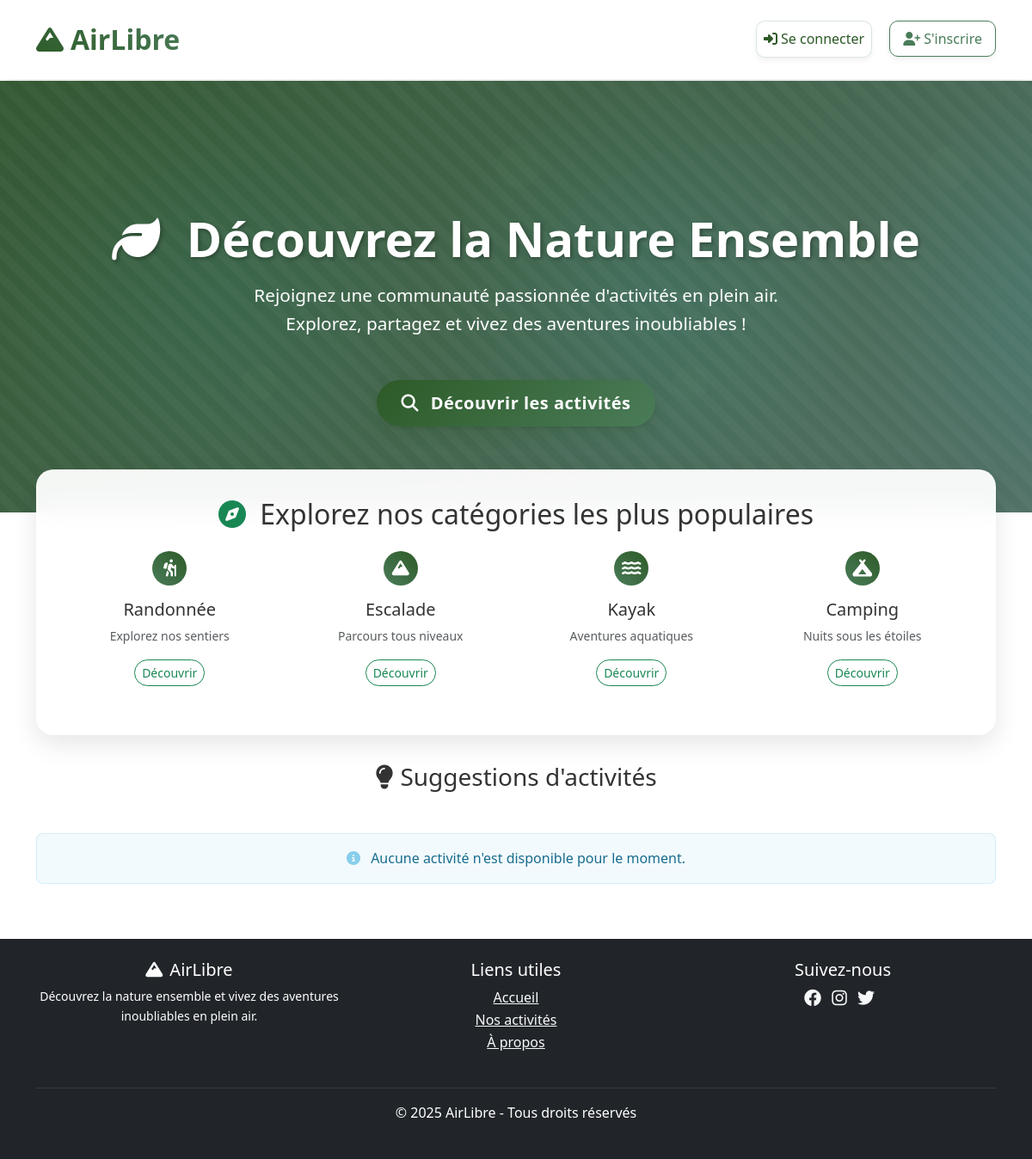
The app's page /, older data.
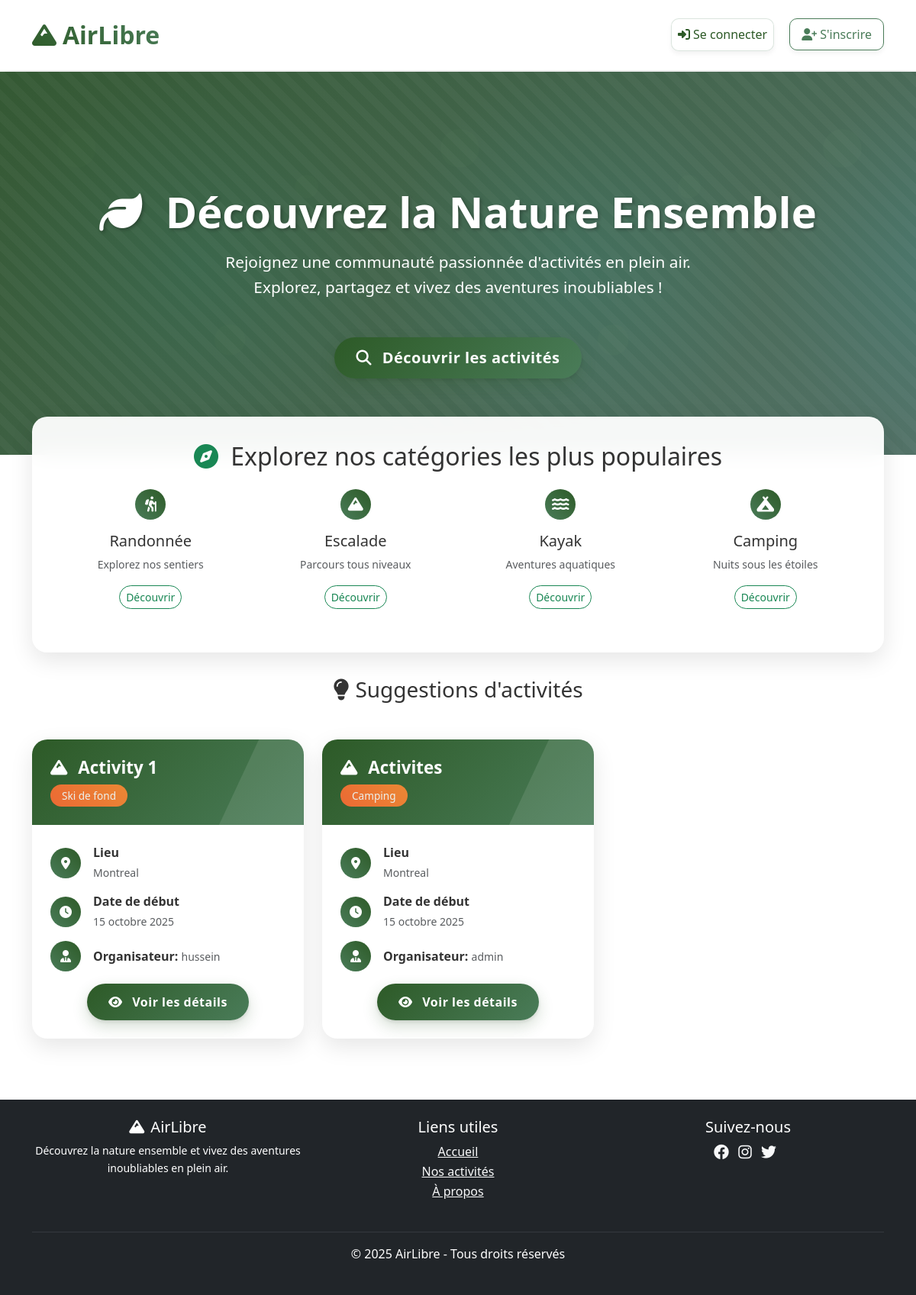
The same page, newer data.
### activities/models.py (models this page shows, shortened)
class Activity(models.Model):
    title = models.CharField(
        verbose_name="Titre",
        blank=False,
        null=False,
        max_length=200,  # Ajout de max_length obligatoire pour CharField
       validators=[
              MinLengthValidator(5, "Le titre doit contenir au moins 5 caractères."),
              MaxLengthValidator(200, "Le titre doit contenir au plus 200 caractères.")
       ],
       error_messages={
           'blank': "Le titre ne peut pas être vide.",
       }
    )
    description = models.TextField(
            verbose_name="Description",
            blank=False,
            null=False,
            validators=[
                MinLengthValidator(10, "La description doit contenir au moins 10 caractères.")
            ],
            error_messages={
                'blank': "La description ne peut pas être vide.",
            }
        )
    location_city = models.CharField(
            verbose_name="Ville",
            max_length=100,
            validators=[
                MinLengthValidator(2, "La ville doit contenir au moins 2 caractères."),
            ],
            error_messages={
                'blank': "La ville ne peut pas être vide.",
                'max_length': "La ville ne peut pas dépasser 100 caractères.",
            }
        )
    start_time = models.DateTimeField(
            verbose_name="Date et heure de début",
            error_messages={
                'required': "La date et l'heure de début sont requises.",
            }
        )
    end_time = models.DateTimeField(
            verbose_name="Date et heure de fin",
            error_messages={
                'required': "La date et l'heure de fin sont requises.",
            }
        )
    proposer = models.ForeignKey(
            User,
            on_delete=models.CASCADE,
            related_name='proposed_activities',
            verbose_name="Organisateur",
        )
    attendees = models.ManyToManyField(
            User,
            related_name='attended_activities',
            blank=True,
            verbose_name="Participants",
        )
    category = models.ForeignKey(
            Category,
            related_name='activities',
            verbose_name="Catégorie",
            on_delete=models.SET_NULL,
            null=True,
        )
    document = models.FileField(
            upload_to=document_upload_path,
            blank=True,
            null=True,
            verbose_name="Document joint",
            help_text="Joindre un document à l'activité (PDF, DOC, DOCX, images - 5MB max)",
            validators=[validate_file_extension, validate_file_size]
        )
    class Meta:
        ordering = ['start_time']
        verbose_name = "Activité"
        verbose_name_plural = "Activités"

class Category(models.Model):
    name = models.CharField(
        verbose_name="Nom de la catégorie",
        unique=True,
        max_length=100,
        blank=False,
        null=False,
        error_messages= {
            'unique': "Une catégorie avec ce nom existe déjà.",
            'blank': "Le nom de la catégorie ne peut pas être vide.",
            'max_length': "Le nom de la catégorie ne peut pas dépasser 100 caractères.",
        }
    )
    class Meta:
        ordering = ['name']
        verbose_name = "Catégorie"
        verbose_name_plural = "Catégories"
    def __str__(self):
        return str(self.name)

class User(AbstractUser):
    avatar = models.ImageField(
        upload_to=avatar_upload_path,
        blank=True,
        null=True,
        help_text="Téléchargez une image pour votre avatar (JPG, PNG, GIF ou WebP - 2MB max)",
        validators=[validate_avatar_extension, validate_avatar_size]
    )
    bio = models.TextField(
        verbose_name="Biographie",
        blank=True,
        null=True,
        help_text="Parlez-nous un peu de vous (optionnel).",
        max_length=500
    )
    class Meta:
        ordering = ['username']
        verbose_name = "Utilisateur"
        verbose_name_plural = "Utilisateurs"

### activities/views.py (the view)
# urls.py: path('', activities.views.index, name='home'),
def index(request):
    activities = Activity.objects.filter(
        start_time__gte=timezone.now()
    ).select_related('category', 'proposer').order_by('start_time')[:3]
    return render(request, 'activities/home.html', {'activities': activities})

### activities/templates/activities/home.html (shortened to what the changed rows need)
{% extends "base.html" %}
{% block hero %}
<section class="hero-section">
    <div class="container">
        <div class="hero-content text-center">
            <h1 class="hero-title">
                <i class="fas fa-leaf me-3" aria-hidden="true"></i>
                Découvrez la Nature Ensemble
            </h1>
        </div>
    </div>
</section>
{% endblock %}
{% block content %}
<section class="container">
    <div class="filters-card fade-in-up">
        <h2 class="text-center mb-4">
            <i class="fas fa-compass me-2 text-success" aria-hidden="true"></i>
            Explorez nos catégories les plus populaires
        </h2>
    </div>
    <div class="row">
        {% if activities %}
        {% for activity in activities %}
        <div class="col-lg-4 col-md-6">
            <div class="activity-card fade-in-up">
                <div class="card-header">
                    <h3 class="activity-title">
                        <i class="fas fa-mountain me-2" aria-hidden="true"></i>
                        {{ activity.title }}
                    </h3>
                    <div class="activity-meta">
                        <span class="badge badge-primary">{{ activity.category}}</span>
                    </div>
                </div>
                <div class="card-body">
                    <div class="info-item">
                        <div class="info-icon">
                            <i class="fas fa-map-marker-alt" aria-hidden="true"></i>
                        </div>
                        <div>
                            <strong>Lieu</strong><br>
                            <small class="text-muted">{{ activity.location_city}}</small>
                        </div>
                    </div>
                    <div class="info-item">
                        <div class="info-icon">
                            <i class="fas fa-clock" aria-hidden="true"></i>
                        </div>
                        <div>
                            <strong>Date de début</strong><br>
                            <small class="text-muted">{{ activity.start_time|date:"j F Y" }}</small>
                        </div>
                    </div>
                    <div class="info-item">
                        <div class="info-icon">
                            <i class="fas fa-user-tie" aria-hidden="true"></i>
                        </div>
                        <div>
                            <strong>Organisateur:</strong>
                            <small class="text-muted">{{ activity.proposer.username}}</small>
                        </div>
                    </div>
                    <div class="text-center mt-3">
                        <a href="{% url 'activity_detail' activity.id %}" class="btn btn-details">
                            <i class="fas fa-eye me-2" aria-hidden="true"></i>
                            Voir les détails
                        </a>
                    </div>
                </div>
            </div>
        </div>
        {% endfor %}
        {% else %}
        <div class="col-12 text-center">
            <div class="alert alert-info">
                <i class="fas fa-info-circle me-2" aria-hidden="true"></i> Aucune activité n'est disponible pour le
                moment.
            </div>
        </div>
        {% endif %}
    </div>
</section>
{% endblock %}

Row changes from the older to the newer data that the page shows:
added Activity: title "Activity 1", category "Ski de fond", location_city "Montreal", start_time "15 octobre 2025", proposer.username "hussein"
added Activity: title "Activites", category "Camping", location_city "Montreal", start_time "15 octobre 2025", proposer.username "admin"
Text that changed along with them:
text no longer shown: "Aucune activité n'est disponible pour le moment."
